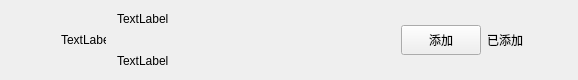
<?xml version="1.0" encoding="UTF-8"?>
<ui version="4.0">
 <class>ApplyFriendItem</class>
 <widget class="QWidget" name="ApplyFriendItem">
  <property name="geometry">
   <rect>
    <x>0</x>
    <y>0</y>
    <width>578</width>
    <height>80</height>
   </rect>
  </property>
  <property name="minimumSize">
   <size>
    <width>0</width>
    <height>80</height>
   </size>
  </property>
  <property name="maximumSize">
   <size>
    <width>16777215</width>
    <height>80</height>
   </size>
  </property>
  <property name="windowTitle">
   <string>Form</string>
  </property>
  <layout class="QHBoxLayout" name="horizontalLayout">
   <property name="spacing">
    <number>0</number>
   </property>
   <property name="topMargin">
    <number>0</number>
   </property>
   <property name="bottomMargin">
    <number>0</number>
   </property>
   <item>
    <spacer name="horizontalSpacer">
     <property name="orientation">
      <enum>Qt::Horizontal</enum>
     </property>
     <property name="sizeType">
      <enum>QSizePolicy::Fixed</enum>
     </property>
     <property name="sizeHint" stdset="0">
      <size>
       <width>50</width>
       <height>20</height>
      </size>
     </property>
    </spacer>
   </item>
   <item>
    <widget class="QLabel" name="icon_label">
     <property name="minimumSize">
      <size>
       <width>45</width>
       <height>45</height>
      </size>
     </property>
     <property name="maximumSize">
      <size>
       <width>45</width>
       <height>45</height>
      </size>
     </property>
     <property name="text">
      <string>TextLabel</string>
     </property>
    </widget>
   </item>
   <item>
    <widget class="QWidget" name="widget" native="true">
     <layout class="QHBoxLayout" name="horizontalLayout_2">
      <property name="leftMargin">
       <number>0</number>
      </property>
      <property name="topMargin">
       <number>0</number>
      </property>
      <property name="rightMargin">
       <number>0</number>
      </property>
      <property name="bottomMargin">
       <number>0</number>
      </property>
      <item>
       <widget class="QWidget" name="widget_2" native="true">
        <layout class="QVBoxLayout" name="verticalLayout">
         <property name="spacing">
          <number>10</number>
         </property>
         <property name="leftMargin">
          <number>11</number>
         </property>
         <property name="topMargin">
          <number>2</number>
         </property>
         <property name="rightMargin">
          <number>11</number>
         </property>
         <property name="bottomMargin">
          <number>2</number>
         </property>
         <item>
          <widget class="QLabel" name="user_name_label">
           <property name="minimumSize">
            <size>
             <width>100</width>
             <height>30</height>
            </size>
           </property>
           <property name="maximumSize">
            <size>
             <width>200</width>
             <height>30</height>
            </size>
           </property>
           <property name="text">
            <string>TextLabel</string>
           </property>
          </widget>
         </item>
         <item>
          <widget class="QLabel" name="user_chat_label_2">
           <property name="minimumSize">
            <size>
             <width>100</width>
             <height>30</height>
            </size>
           </property>
           <property name="maximumSize">
            <size>
             <width>200</width>
             <height>30</height>
            </size>
           </property>
           <property name="text">
            <string>TextLabel</string>
           </property>
          </widget>
         </item>
        </layout>
       </widget>
      </item>
      <item>
       <spacer name="horizontalSpacer_3">
        <property name="orientation">
         <enum>Qt::Horizontal</enum>
        </property>
        <property name="sizeHint" stdset="0">
         <size>
          <width>40</width>
          <height>20</height>
         </size>
        </property>
       </spacer>
      </item>
      <item>
       <widget class="ClickedBtn" name="addbtn">
        <property name="maximumSize">
         <size>
          <width>80</width>
          <height>30</height>
         </size>
        </property>
        <property name="sizeIncrement">
         <size>
          <width>80</width>
          <height>30</height>
         </size>
        </property>
        <property name="text">
         <string>添加</string>
        </property>
       </widget>
      </item>
      <item>
       <widget class="QLabel" name="already_label">
        <property name="minimumSize">
         <size>
          <width>40</width>
          <height>0</height>
         </size>
        </property>
        <property name="maximumSize">
         <size>
          <width>16777215</width>
          <height>16777215</height>
         </size>
        </property>
        <property name="text">
         <string>已添加</string>
        </property>
       </widget>
      </item>
      <item>
       <spacer name="horizontalSpacer_2">
        <property name="orientation">
         <enum>Qt::Horizontal</enum>
        </property>
        <property name="sizeType">
         <enum>QSizePolicy::Fixed</enum>
        </property>
        <property name="sizeHint" stdset="0">
         <size>
          <width>40</width>
          <height>20</height>
         </size>
        </property>
       </spacer>
      </item>
     </layout>
    </widget>
   </item>
  </layout>
 </widget>
 <customwidgets>
  <customwidget>
   <class>ClickedBtn</class>
   <extends>QPushButton</extends>
   <header location="global">clickedbtn.h</header>
  </customwidget>
 </customwidgets>
 <resources/>
 <connections/>
</ui>
